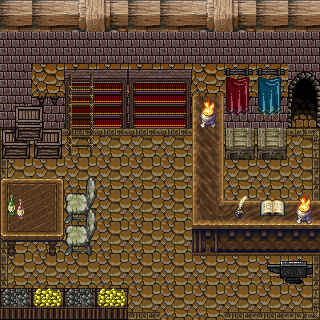

A level layout from a 2D game, rendered from its tile map. Below: a short description, then the map file with its tile-grid data intact:
An orthogonal 10x10 tile map with 32x32 px tiles, 4 tile layers (base, Main objects, small objects, complement), 4 tilesets.

<map version="1.5" tiledversion="1.7.2" orientation="orthogonal" renderorder="right-down" width="10" height="10" tilewidth="32" tileheight="32" infinite="0" nextlayerid="5" nextobjectid="1">
 <editorsettings>
  <export target="../database/maps/store.json" format="json" />
 </editorsettings>
 <properties>
  <property name="id" type="int" value="2" />
  <property name="offsetX" type="int" value="-1" />
  <property name="offsetY" type="int" value="1" />
  <property name="slug" value="store" />
 </properties>
 <tileset firstgid="1" source="tile-sets/castle.tsx" />
 <tileset firstgid="257" source="tile-sets/mountain.tsx" />
 <tileset firstgid="513" source="tile-sets/house.tsx" />
 <tileset firstgid="769" source="tile-sets/interior-objects.tsx" />
 <layer id="1" name="base" width="10" height="10">
  <data encoding="csv">
676,676,677,678,676,676,677,678,676,676,
88,88,88,88,88,88,88,88,88,88,
88,24,24,24,24,24,24,24,24,88,
88,50,50,50,50,50,50,50,50,88,
167,168,168,168,168,168,168,168,168,169,
183,184,184,184,184,184,184,184,184,185,
183,184,184,184,184,184,184,184,184,185,
183,184,184,184,184,184,184,184,184,185,
183,184,184,184,184,184,184,184,184,185,
199,200,200,200,200,184,184,200,200,201
</data>
 </layer>
 <layer id="2" name="Main objects" width="10" height="10">
  <data encoding="csv">
0,0,0,0,0,0,0,0,0,0,
0,0,0,0,0,0,0,0,0,0,
0,0,165,166,165,166,0,138,139,102,
232,233,181,182,181,182,978,154,155,118,
248,249,0,0,0,0,978,0,0,0,
0,0,0,0,0,0,978,0,0,0,
0,0,0,0,0,0,979,977,977,977,
0,0,0,0,0,0,995,993,993,993,
0,0,0,0,0,0,0,0,148,149,
132,133,132,133,0,0,0,0,0,0
</data>
 </layer>
 <layer id="3" name="small objects" width="10" height="10">
  <data encoding="csv">
0,0,0,0,0,0,0,0,0,0,
0,0,0,0,0,0,0,0,0,0,
0,0,131,0,0,0,0,0,0,0,
0,0,147,0,0,0,1017,0,0,0,
0,0,163,0,0,0,0,971,971,0,
775,777,959,0,0,0,0,0,0,0,
791,793,975,0,0,0,0,837,820,1017,
807,809,975,0,0,0,0,0,0,0,
0,0,0,0,0,0,0,0,0,0,
0,0,0,0,0,0,0,0,0,0
</data>
 </layer>
 <layer id="4" name="complement" width="10" height="10">
  <properties>
   <property name="id" type="int" value="2" />
   <property name="slug" value="store" />
  </properties>
  <data encoding="csv">
0,0,0,0,0,0,0,0,0,0,
0,0,0,0,0,0,0,0,0,0,
0,0,0,0,0,0,0,0,0,0,
0,0,0,0,0,0,0,0,0,0,
0,0,0,0,0,0,0,0,0,0,
0,0,0,0,0,0,0,0,0,0,
818,0,959,0,0,0,0,0,0,0,
0,0,0,0,0,0,0,0,0,0,
0,0,0,0,0,0,0,0,0,0,
0,0,0,0,0,0,0,0,0,0
</data>
 </layer>
</map>
